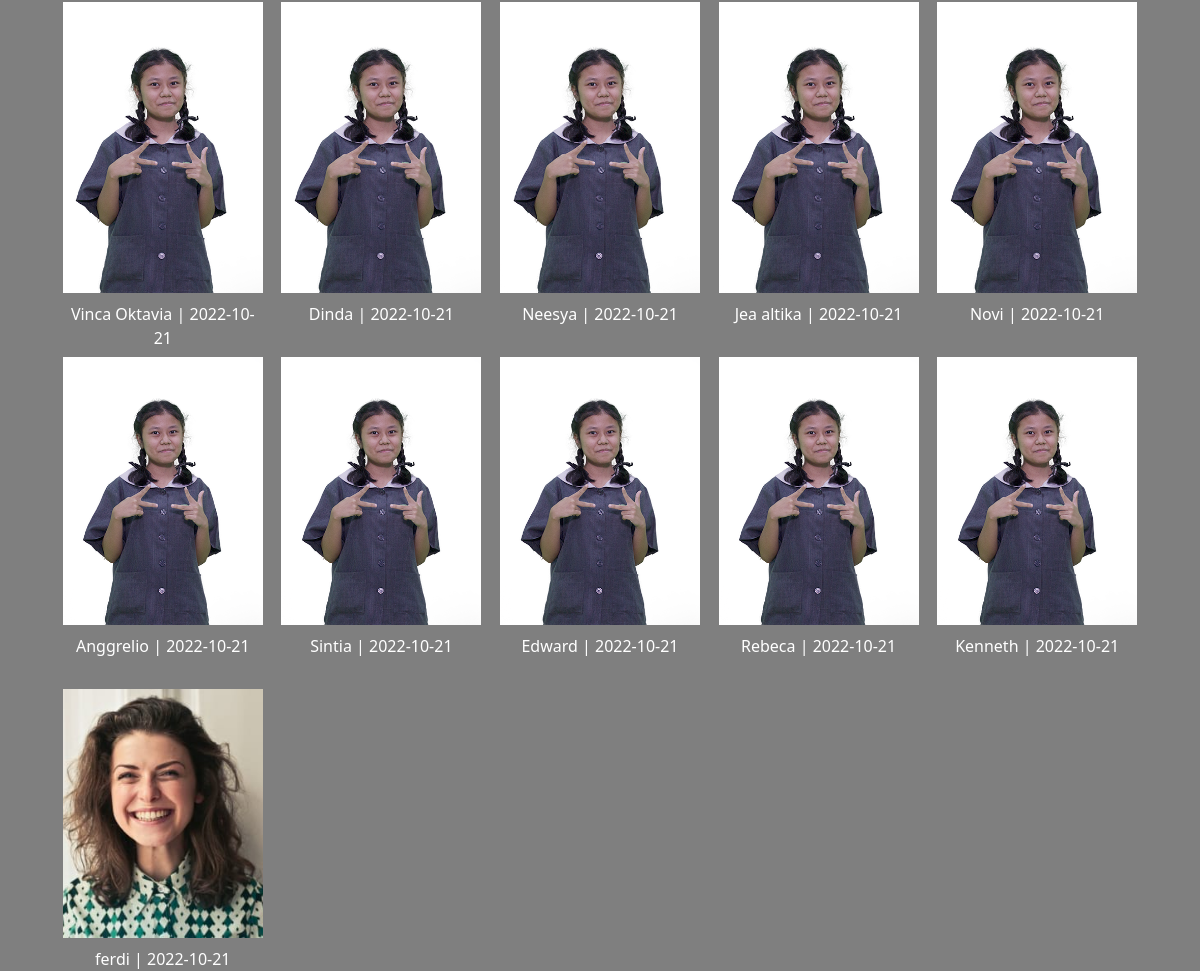
Before: /bersamabangunosis/keanggotaan.php (lower part) with the older database file.
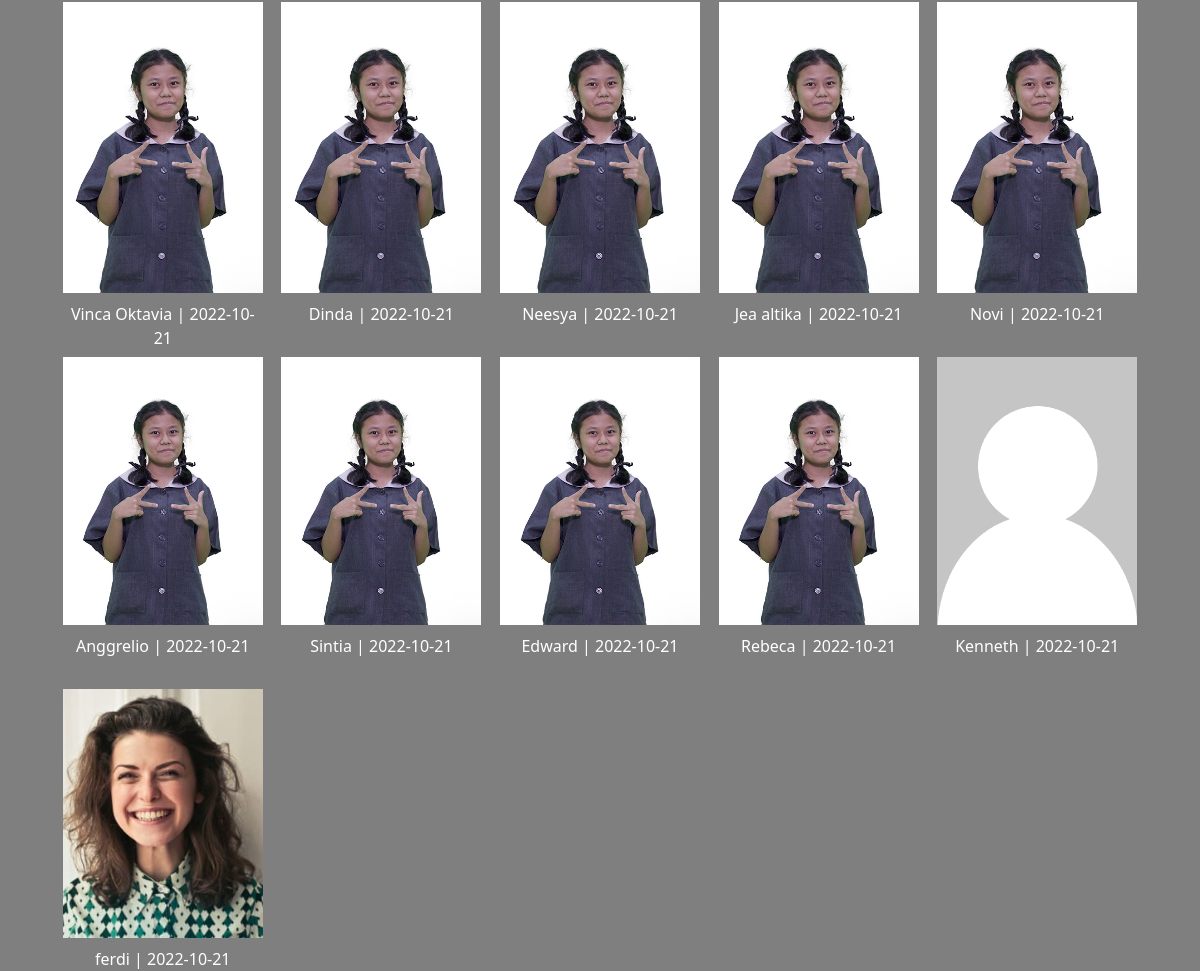
After: the same page with the newer database file.
### tables this page shows
CREATE TABLE `anggota` (
  `id` int(11) NOT NULL,
  `name` varchar(30) NOT NULL,
  `divisi` varchar(30) NOT NULL,
  `dob` date NOT NULL,
  `words` varchar(100) NOT NULL,
  `akhirjabatan` date DEFAULT NULL,
  `image` varchar(100) NOT NULL
);

### bersamabangunosis/admin/functions.php (called while the page is built, shortened)
<?php
$conn = mysqli_connect("localhost","root","","oska");
function query($query){
    global $conn;
    $result = mysqli_query($conn,$query);
    $rows=[];
    while ($row= mysqli_fetch_assoc($result)){
        $rows[]=$row;
    }
    return $rows;
}
?>

### bersamabangunosis/keanggotaan.php (the view, shortened to what this page needs)
<?php
include 'admin/functions.php';
if(isset($_GET['divisi'])){
    $divisi = $_GET['divisi'];
    $datas = query("SELECT * FROM anggota WHERE divisi = '$divisi'");
} else {
    $datas = query("SELECT * FROM anggota");
}
?>
<!DOCTYPE html>
<html lang="en">
<head>
    <link rel="stylesheet" href="https://cdnjs.cloudflare.com/ajax/libs/font-awesome/4.7.0/css/font-awesome.min.css">
</head>
<body>
                <div class="fixed top-0 right-0 px-6 py-4 sm:block">
                </div>
            <div class="max-w-6xl mx-auto sm:px-6 lg:px-8">
        <div class="container">
        <?php
        foreach($datas as $data){?>
            <div style="background-color:black; max-width:200px;max-height:300px">
            <?php if($data['image']!=""){?>
                <img src="admin/images/<?php echo $data['image'];?>" onclick="window.location.href = 'anggota.php?id=<?php echo $data['id']; ?>'"/>
            <?php } else {?>
                <img src="assets/images/noprofile.jpg" onclick="window.location.href = 'anggota.php?id=<?php echo $data['id']; ?>'"/>
            <?php } ?>
            <a href="anggota.php?id=<?php echo $data['id']; ?>">
            <p style="margin-top:3px;"><?php echo $data['name'] ?> | <?php echo $data['akhirjabatan']; ?></p>
            </a>
            </div>
        <?php }; ?>
        </div>
</body>
</html>

### bersamabangunosis/keanggotaan.php (style rules this page uses)
html { line-height:1.15;-webkit-text-size-adjust:100% }
body { margin:0 }
a { background-color:transparent }
html { font-family:system-ui,-apple-system,BlinkMacSystemFont,Segoe UI,Roboto,Helvetica Neue,Arial,Noto Sans,sans-serif,Apple Color Emoji,Segoe UI Emoji,Segoe UI Symbol,Noto Color Emoji;line-height:1.5 }
*,:after,:before { box-sizing:border-box;border:0 solid #e2e8f0 }
a { color:inherit;text-decoration:inherit }
.mx-auto { margin-left:auto;margin-right:auto }
.max-w-6xl { max-width:72rem }
.py-4 { padding-top:1rem;padding-bottom:1rem }
.px-6 { padding-left:1.5rem;padding-right:1.5rem }
.fixed { position:fixed }
.top-0 { top:0 }
.right-0 { right:0 }
@media (min-width:640px) { .sm\:block { display:block } }
@media (min-width:640px) { .sm\:px-6 { padding-left:1.5rem;padding-right:1.5rem } }
@media (min-width:1024px) { .lg\:px-8 { padding-left:2rem;padding-right:2rem } }
body { background: url(assets/images/bg-classroom.jpg) no-repeat center center fixed; background-position: center; background-repeat: no-repeat; background-size: cover; color:white; }
.container { display: grid; grid-gap: 5px; row-gap: 4em; grid-template-columns: repeat(auto-fit, minmax(200px, 1fr)); grid-template-rows: repeat(2, 300px); justify-items: center; }
div { height: 100%; }
.container > div > img { width: 100%; height: 100%; object-fit: cover; }
img { max-width: 200px; max-height: 300px; }
p { text-align: center; font-size:1em; }
a { color:white; text-decoration:none; }

Changed rows visible on the page:
changed anggota "Kenneth": image: picture removed
